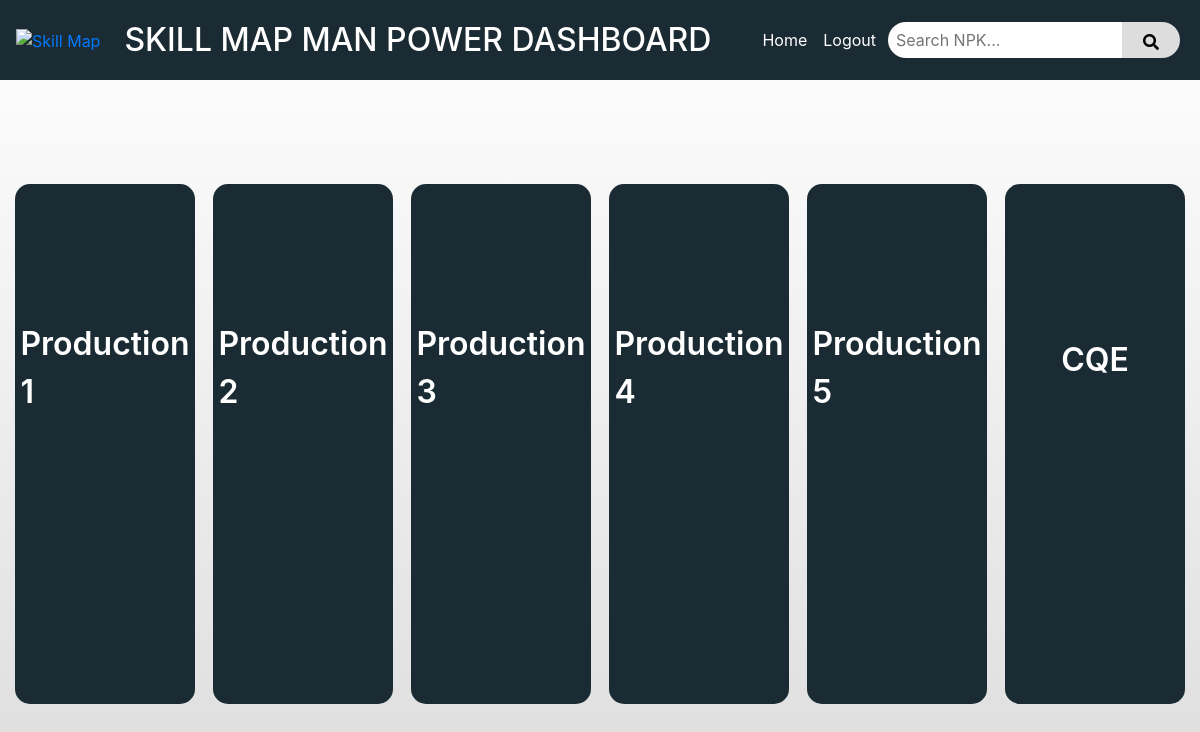
The page / (signed in) on the database its author committed.
### tables this page shows
CREATE TABLE IF NOT EXISTS `department` (
  `id` int(11) NOT NULL AUTO_INCREMENT,
  `dept_name` varchar(32) NOT NULL,
  PRIMARY KEY (`id`)
);

### includes/content/main-page.php (the view, shortened to what this page needs)
<div id="content">
    <div class='h-100 d-flex align-items-center'>
        <div id="dept-overall-stats">
            <?php
            $q_res = $conn->query('SELECT id, dept_name FROM department;');
            while ($row = $q_res->fetch_assoc()) {
                $d_id = $row['id'];
                $d_name = $row['dept_name'];
                echo "
            <a class='dept-stat-container' href='department_workstations.php?q=$d_id'>
                <div class='ds-title'>
                    <p>$d_name</p>
                </div>
                <div class='ds-content'>";
                echo "
                </div>
            </a>";
            }
            ?>
        </div>
    </div>
</div>

### style/style.css (style rules this page uses)
:root { --main-color: #1B2B34; --main-color-highlighted: #2C4756; --complement-color: #2B341B; --complement-color-highlighted: #47562C; --secondary-color: #FFFFFF; --secondary-color-darken: #DDDDDD; --overlay-background-color: rgba(0, 0, 0, 0.5); --overlay-background-color-light: rgba(255, 255, 255, 0.15); --transparent-color: rgba(0, 0, 0, 0); --delete-color: #341B2B; --delete-color-highlighted: #562C47; --font-color-light: #FFFFFF; --font-color-dark: #000000; }
html, body { width: 100%; overflow-x: hidden; background-image: linear-gradient(var(--secondary-color), var(--secondary-color-darken)); background-repeat: no-repeat; height: 100%; }
body { display: flex; flex-direction: column; }
a { text-decoration: none !important; }
#content { display: flex; flex-direction: column; align-items: center; width: 100%; flex: 1 1 auto; }
#dept-overall-stats { display: flex; flex-wrap: wrap; justify-content: space-between; width: 97.5vw; margin: 0px; }
.dept-stat-container { background-color: var(--main-color); border-radius: 15px; margin-top: 0.5em; width: 15vw; height: 32.5rem; display: flex; flex-direction: column; align-items: center; cursor: pointer; text-decoration: none !important; transition: all 0.5s; justify-content: space-evenly; }
.ds-title { color: var(--font-color-light); margin: 1rem; margin-bottom: 0px; font-size: 2rem; font-weight: 600; }

### rows shown on the page
department: dept_name "Production 1"
department: dept_name "Production 2"
department: dept_name "Production 3"
department: dept_name "Production 4"
department: dept_name "Production 5"
department: dept_name "CQE"
